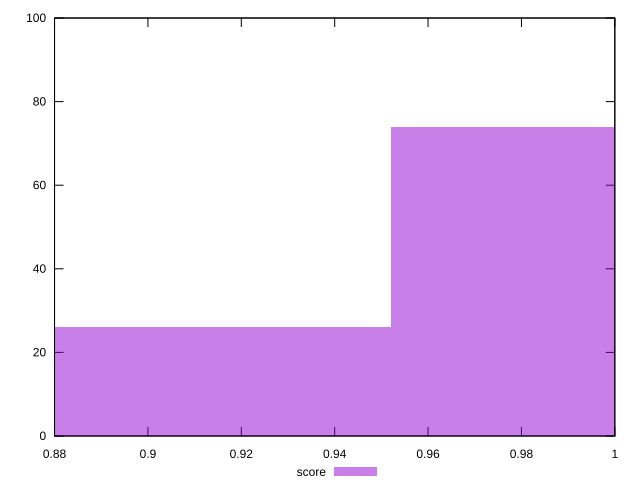

Generate this figure with gnuplot:
reset

$score <<EOF
1.0155067935656399 74
0.8885684443699349 26
EOF

set key outside below
set boxwidth 0.12693834919570499
set xrange [0.88:1]
set yrange [0:100]
set trange [0:100]
set style fill transparent solid 0.5 noborder
set terminal svg size 640, 490 enhanced background rgb 'white'
set output "report_00017_2021-02-10T15-08-03.406Z/unminified-javascript/samples/pages+cached+noadtech+nomedia+nocss/score/histogram.svg"

plot $score title "score" with boxes

reset
